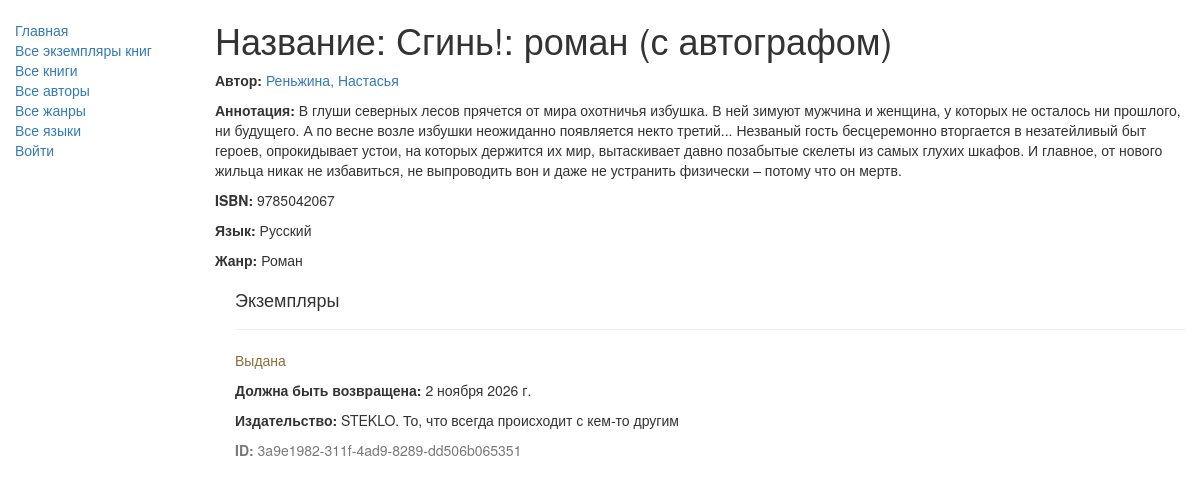
The page /catalog/book/2 on the database as committed earlier.
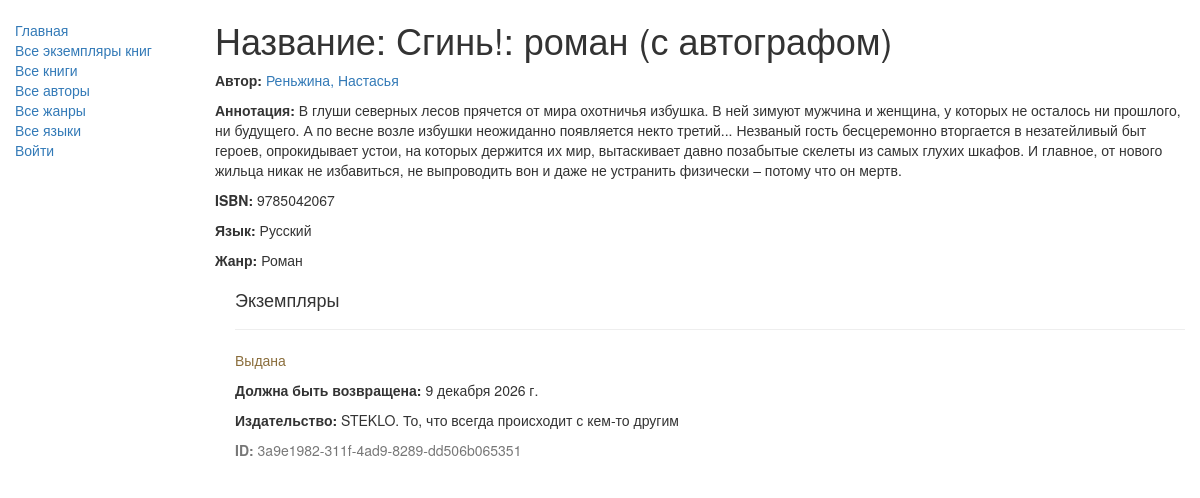
The same page on the database as committed later.
### catalog/models.py (models this page shows, shortened)
class BookInstance(models.Model):
    id = models.UUIDField(
        primary_key=True,
        default=uuid.uuid4,
        help_text="Уникальный ID для конкретного экземпляра во всей библиотеке"
    )
    book = models.ForeignKey(
        Book,
        on_delete=models.SET_NULL,
        null=True,
        verbose_name="Книга"
    )
    imprint = models.CharField(max_length=200, verbose_name="Издательство")
    due_back = models.DateField(verbose_name="Дата возврата", null=True, blank=True)
    borrower = models.ForeignKey(
        User,
        on_delete=models.SET_NULL,
        null=True,
        blank=True,
        verbose_name="Читатель"
    )
    LOAN_STATUS = (
        ('m', 'На обслуживании'),
        ('o', 'Выдана'),
        ('a', 'Доступна'),
        ('r', 'Забронирована'),
    )
    status = models.CharField(
        max_length=1,
        choices=LOAN_STATUS,
        blank=True,
        default='m',
        verbose_name="Статус",
        help_text='Доступность книги'
    )
    class Meta:
        ordering = ["due_back"]
        verbose_name = "Экземпляр книги"
        verbose_name_plural = "Экземпляры книг"
        permissions = (("can_mark_returned", "Отметить книгу как возвращенную"),)

### catalog/views.py (the view)
# urls.py: path('book/<int:pk>', views.BookDetailView.as_view(), name='book-detail'),
class BookDetailView(generic.DetailView):
    model = Book

### catalog/models.py (called while the page is built)
    def __str__(self):
        return self.name

    def __str__(self):
        return self.name

    def __str__(self):
        return f"{self.last_name}, {self.first_name}"

### catalog/templates/catalog/book_detail.html
{% extends "base_generic.html" %}
{% block content %}
  <h1>Название: {{ book.title }}</h1>
  <p><strong>Автор:</strong> <a href="">{{ book.author }}</a></p>
  <p><strong>Аннотация:</strong> {{ book.summary }}</p>
  <p><strong>ISBN:</strong> {{ book.isbn }}</p>
  <p><strong>Язык:</strong> {{ book.language }}</p>
  <p><strong>Жанр:</strong> {% for genre in book.genre.all %} {{ genre }}{% if not forloop.last %}, {% endif %}{% endfor %}</p>
  <div style="margin-left:20px;margin-top:20px">
    <h4>Экземпляры</h4>
    {% for copy in book.bookinstance_set.all %}
    <hr>
    <p class="{% if copy.status == 'a' %}text-success{% elif copy.status == 'm' %}text-danger{% else %}text-warning{% endif %}">{{ copy.get_status_display }}</p>
    {% if copy.status != 'a' %}<p><strong>Должна быть возвращена:</strong> {{copy.due_back}}</p>{% endif %}
    <p><strong>Издательство:</strong> {{copy.imprint}}</p>
    <p class="text-muted"><strong>ID:</strong> {{copy.id}}</p>
    {% endfor %}
  </div>
{% endblock %}

Rows that differ between the two databases and show on the page:
changed BookInstance "Выдана": due_back "2 ноября 2026 г." → "9 декабря 2026 г."
